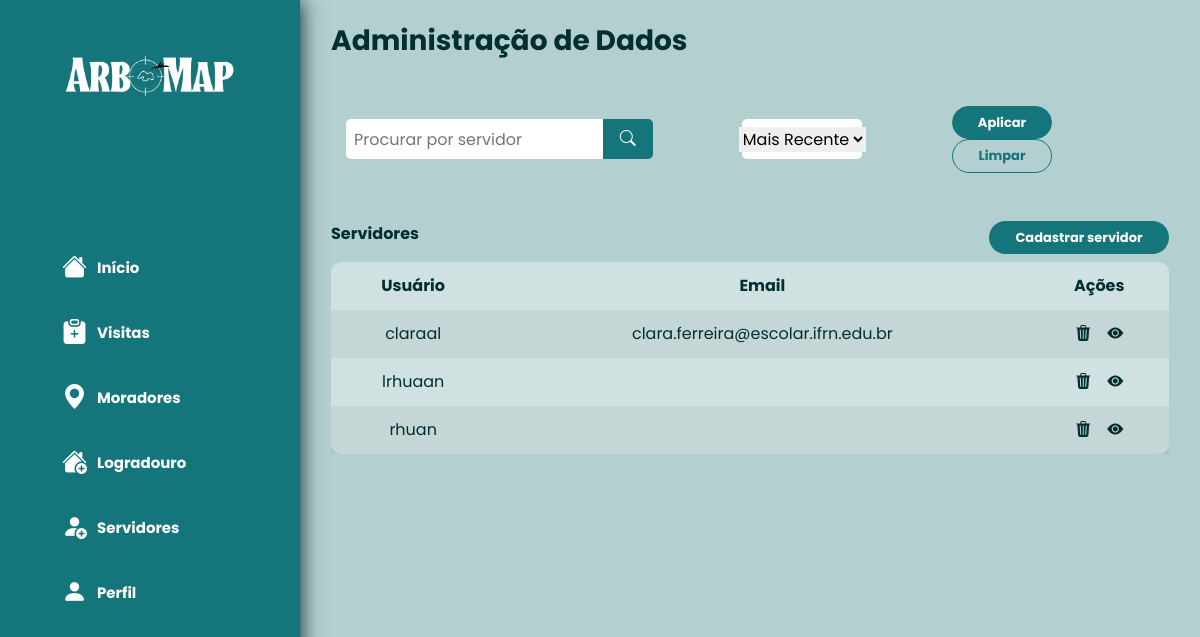
The app's page /filtro_users/, older data.
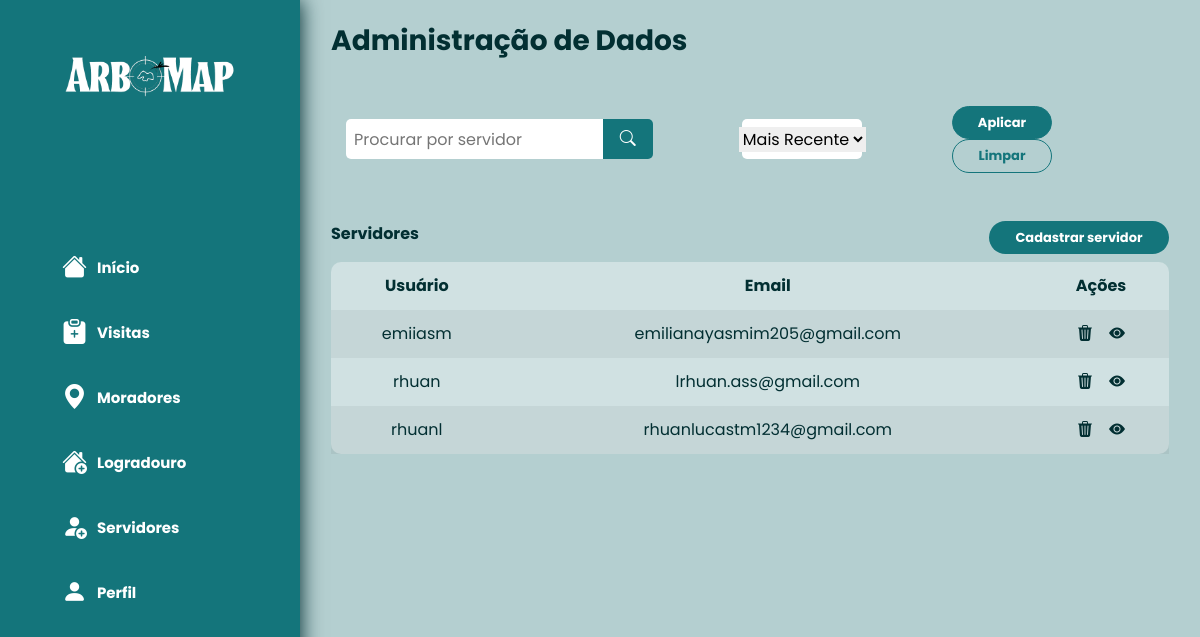
The same page, newer data.
### users/models.py (models this page shows)
class User(AbstractUser):
    email = models.EmailField(blank=True)
    name = models.CharField(_("Name of User"), blank=True, max_length=255)
    cargo = models.CharField(_("Cargo"), blank=True, max_length=255, choices=TIPO_CARGO)
    first_name = None  # type: ignore
    last_name = None  # type: ignore
    data_adicao = models.DateTimeField(auto_now_add=True)

### users/views.py (the view)
# urls.py: path('filtro_users/', filtro_users, name='filtro_users'),
def filtro_users(request):
    termo_users = request.GET.get('termo_users', '')
    ordenacao = request.GET.get('ordenacao', 'mais_recente')  # Padrão para ordenação mais recente
    if ordenacao == 'mais_antigo':
        users = User.objects.order_by('data_adicao')
    else:
        users = User.objects.order_by('-data_adicao')
    if termo_users:
        users = users.filter(username__icontains=termo_users)
    return render(request, 'users/filter_users.html', {
        'users': users,
        'termo_users': termo_users,
        'ordenacao': ordenacao,
    })

### users/templates/users/filter_users.html (shortened to what this page needs)
{% extends 'base.html' %}
{% block content %}
  <div class="mt-2">
    <h3 style="color:#022F32;"><strong>Administração de Dados</strong></h3>
    <div class="row col-12 mb-5 mt-5 d-flex justify-content-around">
        <form method="GET" action="{% url 'filtro_users' %}" class="d-flex justify-content-center align-items-center w-100">
          <div class="col-5 d-flex align-items-center justify-content-center" >
              <div style="width: 100%; border-start-start-radius: 5px;border-end-end-radius: 0px; border-end-start-radius: 5px;border-start-end-radius: 0px; height: 40px; align-items: center; display: flex; color: #022f32; background-color: #FFFFFF;">
                <input style="height: 40px;border-start-start-radius: 5px;border-end-end-radius: 0px; border-end-start-radius: 5px;border-start-end-radius: 0px;" class="ml-2" placeholder="Procurar por servidor" type="text" name="termo_users" id="termo_users" value="{{ termo_users }}">
              </div>
              <div>
                <button class="justify-content-center d-flex" type="submit" style="width: 50px; border-end-end-radius: 5px; border-start-end-radius: 5px; height: 40px; align-items: center; display: flex; color: #022f32; background-color: #14757B; border: none; outline: none;"><i class="bi bi-search text-white"></i></button>
              </div>
          </div>
          <div class="col-4 d-flex align-items-center justify-content-center">
            <div class="d-flex align-items-center justify-content-center" style="width: 50%; border-radius: 5px; height: 40px; align-items: center; display: flex; color: #022f32; background-color: #FFFFFF;">
              <select name="ordenacao" id="ordenacao" style="border: none; outline: none;">
                <option value="mais_recente" {% if ordenacao == 'mais_recente' %}selected{% endif %}>Mais Recente</option>
            </select>
            </div>
          </div>
          <div class="col-3 d-flex align-items-center justify-content-center">
            <div class="" style="">
              <a href="#" ><button class="btn " id="bt3" type="submit"><strong>Aplicar</strong></button></a>
              <a href="{% url 'users_listar' %}" class="btn " id="bt2"><strong>Limpar</strong></a>
            </div>
          </div>
        </form>
    </div>
    <div class="d-flex justify-content-between align-items-center mb-2">
      <div>
        <h6 style="color:#022F32;"><strong>Servidores</strong></h6>
      </div>
      <div>
        <a href="{% url 'users_criar' %}" class="btn" id="bt1" style="width: 180px;"><strong>Cadastrar servidor</strong></a>
      </div>
    </div>
    <div class="table-responsive">
      <table class="table table-striped table-borderless">
        <thead>
          <tr class="text-center">
            <th scope="col">Usuário</th>
            <th scope="col">Email</th>
            <th scope="col">Ações</th>
          </tr>
        </thead>
        <tbody>
          {% for user in users %}
            <tr class="text-center">
              <td>{{ user.username }}</td>
              <td>{{ user.email }}</td>
              <td>
                <div class="d-flex justify-content-center">
                  <a href="{% url 'users_remover' user.pk %}" class="mr-3"><i class="bi bi-trash3-fill" id="tableicon"></i></a>
                  <a href="{% url 'users_editar' user.pk %}"><i class="bi bi-eye-fill" id="tableicon"></i></a>
                </div>
              </td>
            </tr>
            {% empty %}
            <tr class="text-center">
              <td colspan="3">
                <p>Não existem reservas cadastradas.</p>
              </td>
            </tr>
          {% endfor %}
        </tbody>
      </table>
    </div>
  </div>
{% endblock %}

### templates/base.html (shortened to what this page needs)
{% load static %}
{% load active_link_tags %}
<!DOCTYPE html>
<html lang="en">
<head>
  <link rel="stylesheet" href="{% static 'css/stylessss1s.css' %}">
  <link rel="stylesheet" href="https://cdn.jsdelivr.net/npm/bootstrap-icons@1.11.1/font/bootstrap-icons.css">
  <link rel="stylesheet" href="https://stackpath.bootstrapcdn.com/bootstrap/4.5.0/css/bootstrap.min.css" />
</head>
<body>
  <div class="container-fluid d-block">
    <nav class="menu-lateral flex-nowrap ">
      <div class="d-flex justify-content-center mb-5 mt-3">
        <img class="img img-fluid logo" src="{% static 'img\ArboMap.png' %}" width="170px">
      </div>
      <div class="d-flex justify-content-center align-items-center">
        <div class="circle">
        </div>
      </div>
      <ul class="mt-5 ml-5 nav-list">
        <li class="item-menu {% active_link 'index' 'ativo' strict=True %}">
          <a href="{% url 'index' %}">
            <span class="icon"><i class="bi bi-house-fill"></i></span>
            <span class="txt-link">Início</span>
          </a>
        </li>
        <li class="item-menu {% active_link 'visitas || visita1_listar || visita2_listar || visita1_criar || visita2_criar' 'ativo' %}" >
          <a href="{% url 'visitas' %}">
            <span class="icon"><i class="bi bi-clipboard-plus-fill"></i></span>
            <span class="txt-link">Visitas</span>
          </a>
        </li>
        <li class="item-menu {% active_link 'imovel_listar || imovel_criar || imovel_editar || filtro_moradores || morador_criar' 'ativo' %}">
          <a href="{% url 'imovel_listar' %}">
            <span class="icon"><i class="bi bi-geo-alt-fill"></i></span>
            <span class="txt-link">Moradores</span>
          </a>
        </li>
        <li class="item-menu {% active_link 'logradouro || bairro_listar || bairro_criar || bairro_editar || filtro_bairros || rua_listar || rua_criar || rua_editar || filtro_ruas ' 'ativo' %}">
          <a href="{% url 'logradouro' %}">
            <span class="icon"><i class="bi bi-house-add-fill"></i></span>
            <span class="txt-link">Logradouro</span>
          </a>
        </li>
        <li class="item-menu {% active_link 'users_listar || filtro_users || users_criar' 'ativo' %}">
          <a href="{% url 'users_listar' %}">
            <span class="icon"><i class="bi bi-person-fill-add"></i></span>
            <span class="txt-link">Servidores</span>
          </a>
        </li>
        <li class="item-menu {% active_link 'users_profile || users_update' 'ativo' %}">
          <a href="{% url 'users_profile' %}">
            <span class="icon"><i class="bi bi-person-fill"></i></span>
            <span class="txt-link">Perfil</span>
          </a>
        </li>
      </ul>
    </nav>
    <main>
      <div class='p-3'>
      {% block content %}
      {% endblock %}
      </div>
    </main>
  </div>
</body>
</html>

### static/css/stylessss1s.css (style rules this page uses)
* { margin: 0; padding: 0; box-sizing: border-box; font-family: 'Poppins', sans-serif; }
body { height: 100vh; background-color: #B4CFD0 !important; color: #022F32 !important; }
nav.menu-lateral { width: 300px; height: 100%; background-color: #14757B; padding: 40px 0 40px 0px; box-shadow: 1px 0px 20px; flex-direction: column; position: fixed; top: 0; left: 0; overflow: hidden; }
ul { height: 100%; list-style-type: none; }
ul li.item-menu { transition: .5s; }
ul li.item-menu>a { color: white; text-decoration: none; font-size: 15px; padding: 10px 4px; display: flex; margin-bottom: 2px; line-height: 40px; }
ul li.item-menu a .txt-link { margin-left: 10px; }
ul li.item-menu a .icon>i { font-size: 25px; margin-left: 10px; }
.icon>i { font-size: 40px; margin-left: 10px; }
.nav-list { font-weight: 700; }
main { margin-left: 300px; overflow: hidden; }
h1, h2, h3, h4, h5, h6 { font-weight: 700; }
#bt1 { font-size: 13px; background-color: #14757B; border-radius: 50px; color: white; width: 180px; }
#bt2, #bt3 { font-size: 13px; border: #14757B 1px solid; border-radius: 50px; color: #14757B; width: 100px; }
#bt3 { font-size: 13px; background-color: #14757B; border-radius: 50px; color: white; width: 100px; }
table, tr, th, #tableicon, p { color: #022F32; }
table { background-color: #D0E1E2; border-radius: 10px; }
input { width: 100%; border-radius: 10px; height: 50px; align-items: center; display: flex; color: #022f32; background-color: white; border: none; outline: none; }
.circle { border-radius: 50%; width: 45px; height: 45px; overflow: hidden; position: relative; }

Row changes from the older to the newer data that the page shows:
removed User: username "claraal", email "clara.ferreira@escolar.ifrn.edu.br"
removed User: username "lrhuaan"
added User: username "emiiasm", email "emilianayasmim205@gmail.com"
changed User "rhuan": email (not shown) → "lrhuan.ass@gmail.com"
added User: username "rhuanl", email "rhuanlucastm1234@gmail.com"
